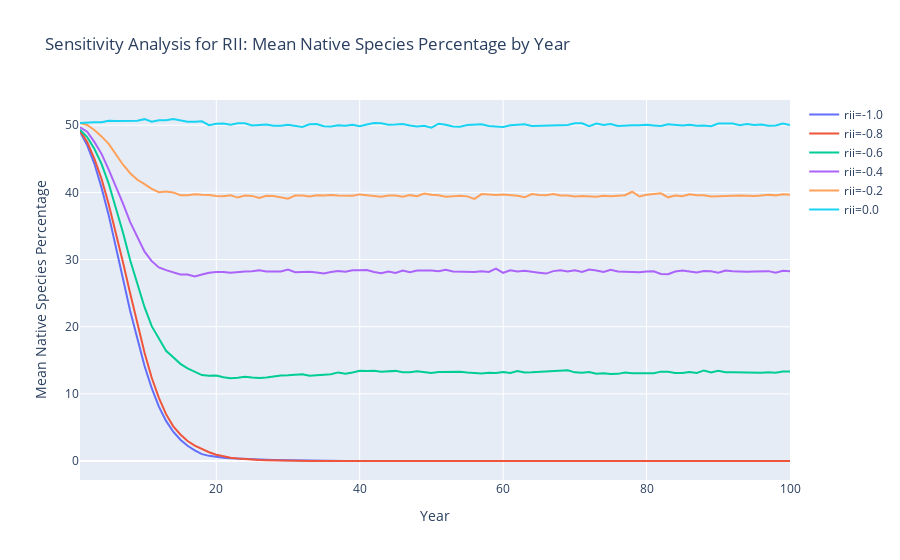
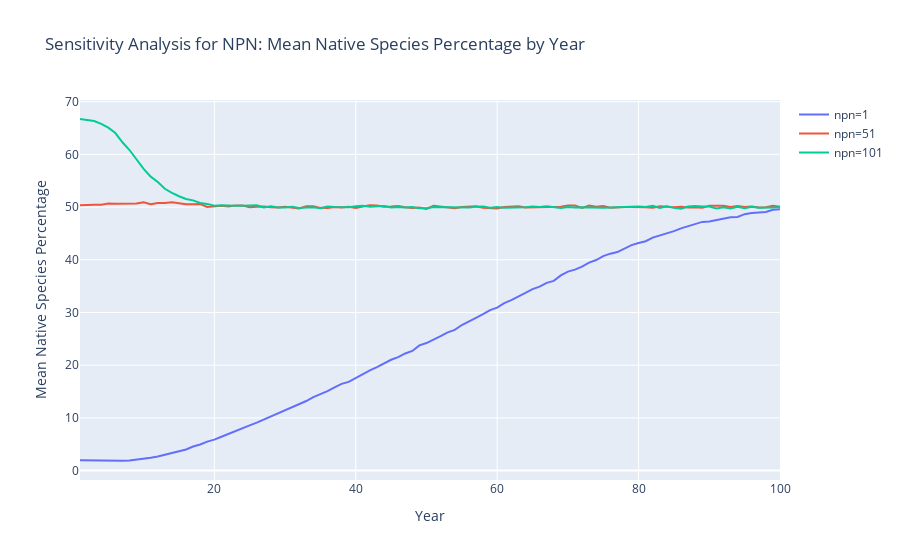
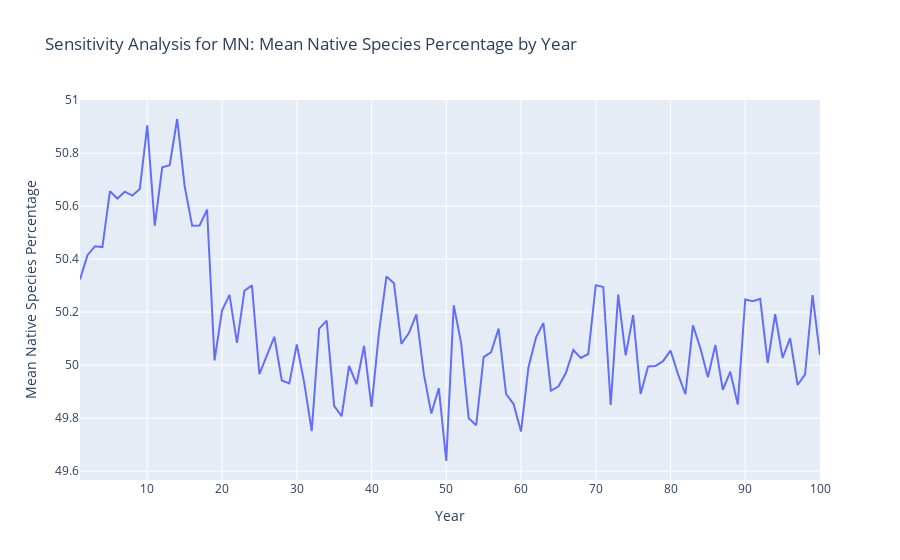
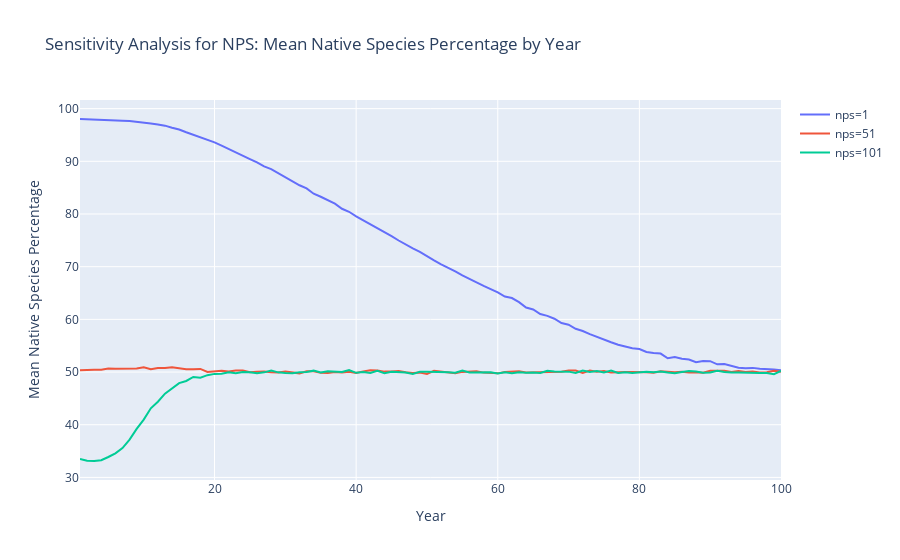

The notebook cell saved with these charts, in order:
### Code cell
no_op = lambda x: 1
for p in params:
    filt_rii = (df['rii'] == 0 ) if p != 'rii' else (df['rii'].apply(no_op))
    filt_npn = (df['npn'] == 51) if p != 'npn' else (df['npn'].apply(no_op))
    filt_mn  = (df['mn']  == 0 ) if p != 'mn'  else (df['mn'].apply(no_op) )
    filt_nps = (df['nps'] == 51) if p != 'nps' else (df['nps'].apply(no_op))
    filt_ms  = (df['ms']  == 0 ) if p != 'ms'  else (df['ms'].apply(no_op) )
    filt_sps = (df['sps'] == 0 ) if p != 'sps' else (df['sps'].apply(no_op))
    filt_rrn = (df['rrn'] == 1 ) if p != 'rrn' else (df['rrn'].apply(no_op))
    filt_rrs = (df['rrs'] == 1 ) if p != 'rrs' else (df['rrs'].apply(no_op))

    f_df = df[filt_rii & filt_npn & filt_mn & filt_nps & filt_ms & filt_sps & filt_rrn & filt_rrs]
    n_df = f_df[f_df['species'] == 'N']
    s_df = f_df[f_df['species'] == 'S']

    layout = go.Layout(title=f'Sensitivity Analysis for {p.upper()}: Mean Native Species Percentage by Year', xaxis={'title':'Year'}, yaxis={'title':'Mean Native Species Percentage'})
    data = [go.Scatter(x=n_df[n_df[p] == val]['year'], 
                       y=n_df[n_df[p] == val]['mean_sn_ratio']*100, 
                       name=f'{p}={val}') for val in n_df[p].unique()
                      ]

    fig = go.Figure(layout=layout, data=data)
    fig.show()
    fig.write_html(f'graphs/sensitivity_analysis_{p}.html')
